Frame 1 (no input): blank canvas, image omitted
Frame 60 (no input): blank canvas, image omitted
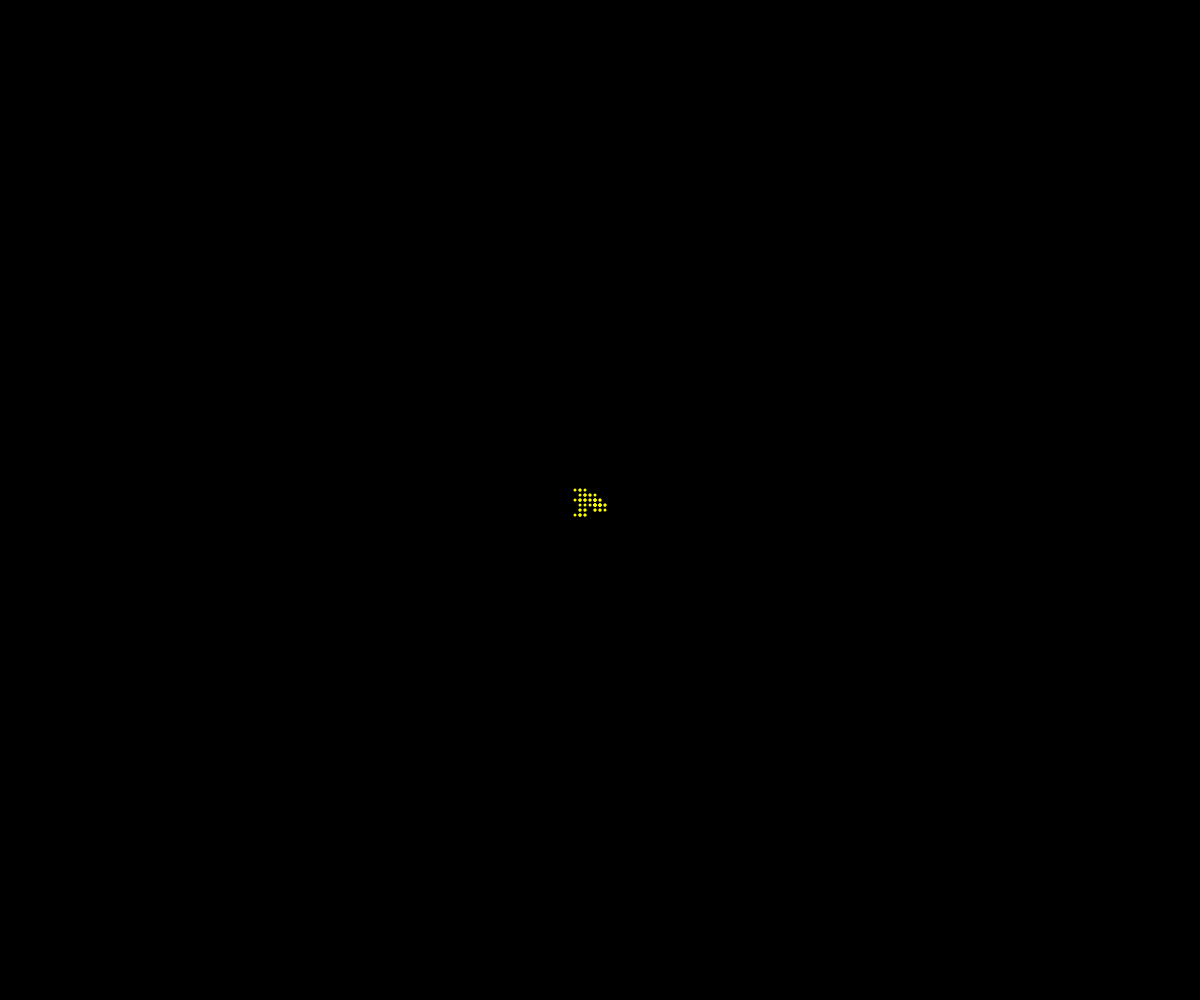
Frame 120 (the mouse pressed at the canvas centre since frame 60)

The p5.js sketch whose frames 1 and 60 were blank and that drew this single picture after the mouse press (run headless with seeded random() and noise() and a simulated clock; from frame 60 on, the mouse is pressed at the canvas centre):

// p5.js sketch
// ── sketch.js
// Classes demo, OOP walker

let theWalkers = [];

function setup() {
  createCanvas(windowWidth, windowHeight);
  background(0);
}

function draw() {
  for (let i=0; i<theWalkers.length; i++){
    theWalkers[i].move();
    theWalkers[i].display();
  }
}

function mousePressed(){
  let someWalker = new Walker(mouseX, mouseY, "yellow");
  theWalkers.push(someWalker);
}

class Walker {
  constructor(x,y,theColor) {
    this.x = x;
    this.y = y;
    this.color = theColor;
    this.speed = 5;
  }
  display() {
    noStroke();
    fill(this.color);
    ellipse(this.x, this.y, 3, 3);
  }
  move() {
    let choice = random(100);
    if (choice < 25) {
      this.x += this.speed;
    }
    else if (choice < 50) {
      this.x -= this .speed;
    }
    else if (choice < 75) {
      this.y += this .speed;
    }
    else if (choice < 100) {
      this.y -= this .speed;
    }
  }
}
